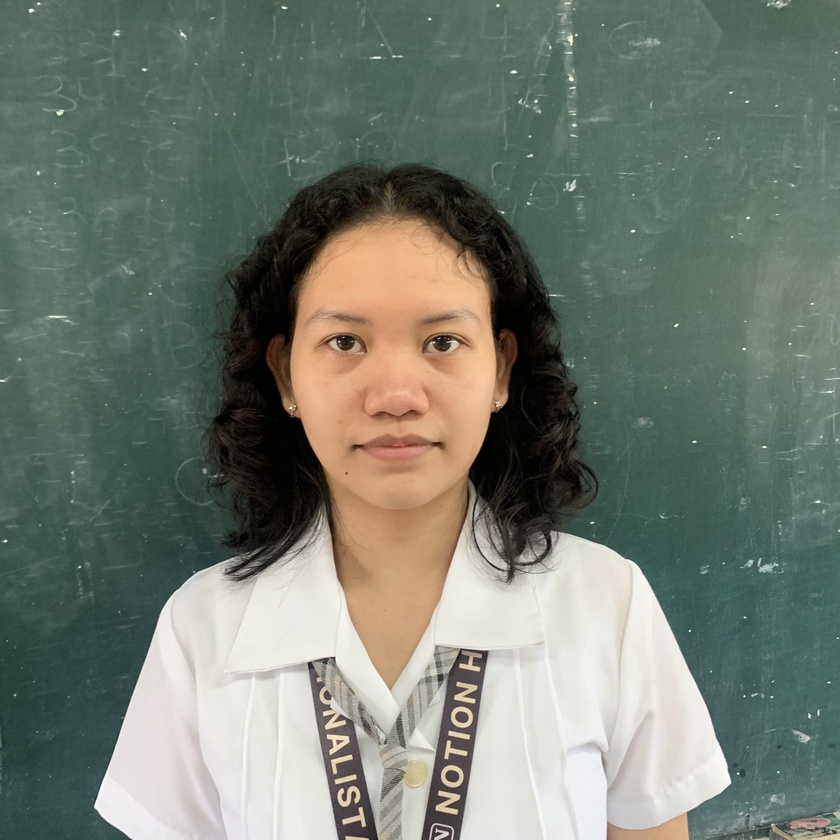
#> input picture 01_Training_Dataset/01_Dataset/Angelica/Angelica.4.0.jpg, 840 x 840 px, shrunk from 3024 x 3024 before the run, found by its file name; its folder holds only this picture in this run
$ python training.py
#> lines starting #> are read from the running program, lines starting #| are printed output that depends on the picture
import cv2
import numpy as np
import os
import re

def load_images_from_folder(dataset_path):
    all_faces = []
    all_labels = []
    label2name = {"Angelica": 0, "Julia": 1, "Kiara": 2, "Sean": 3}
    name2label = {v: k for k, v in label2name.items()}

    total_images = 0
    for name, label in label2name.items():
        person_folder = os.path.join(dataset_path, name)
        if not os.path.isdir(person_folder):
            continue

        images_count = 0
        for file in os.listdir(person_folder):
            img_path = os.path.join(person_folder, file)
            img = cv2.imread(img_path, cv2.IMREAD_GRAYSCALE)
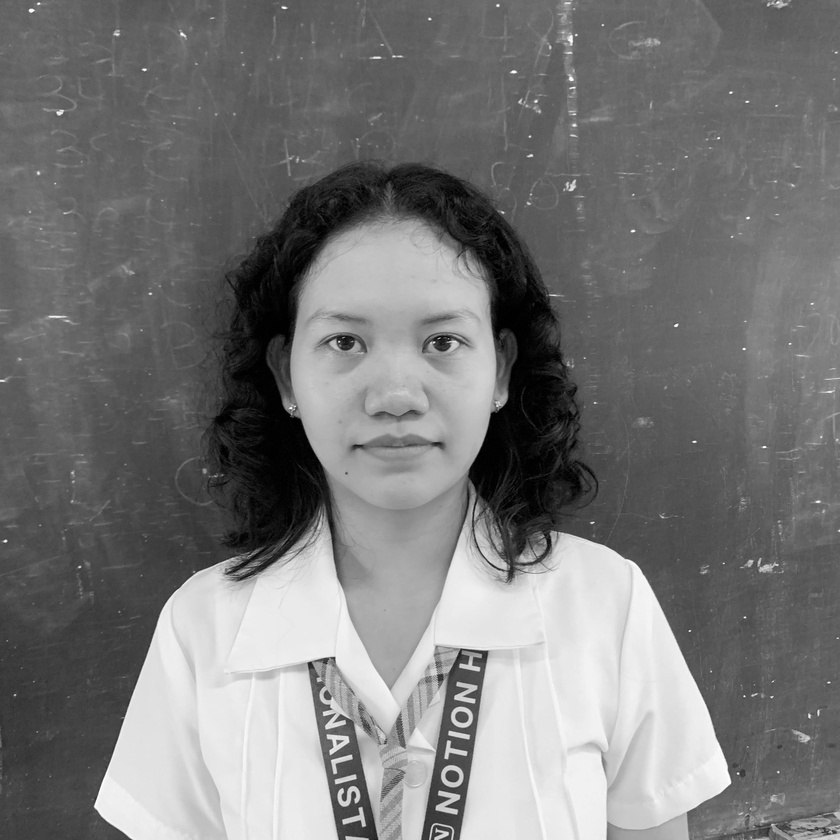
#> img: shape (840, 840); min 0, max 255, mean 120.1
            if img is not None:
                all_faces.append(img)
                all_labels.append(label)
                images_count += 1
                total_images += 1

        print(f"Loaded {images_count} images for {name} (Label {label})")
#> pass 2 of the loop in load_images_from_folder, `for name, label in label2name.items():`:
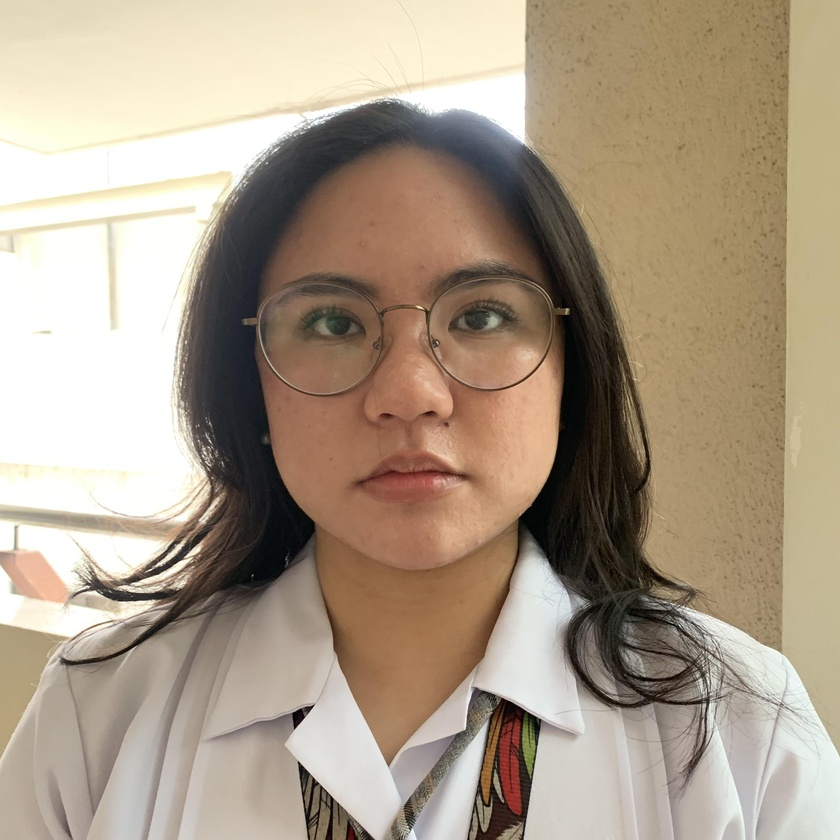
#> input picture 01_Training_Dataset/01_Dataset/Julia/Julia.1.0.jpg, 840 x 840 px, shrunk from 3024 x 3024 before the run, found by its file name
#> in load_images_from_folder, `img = cv2.imread(img_path, cv2.IMREAD_GRAYSCALE)`:
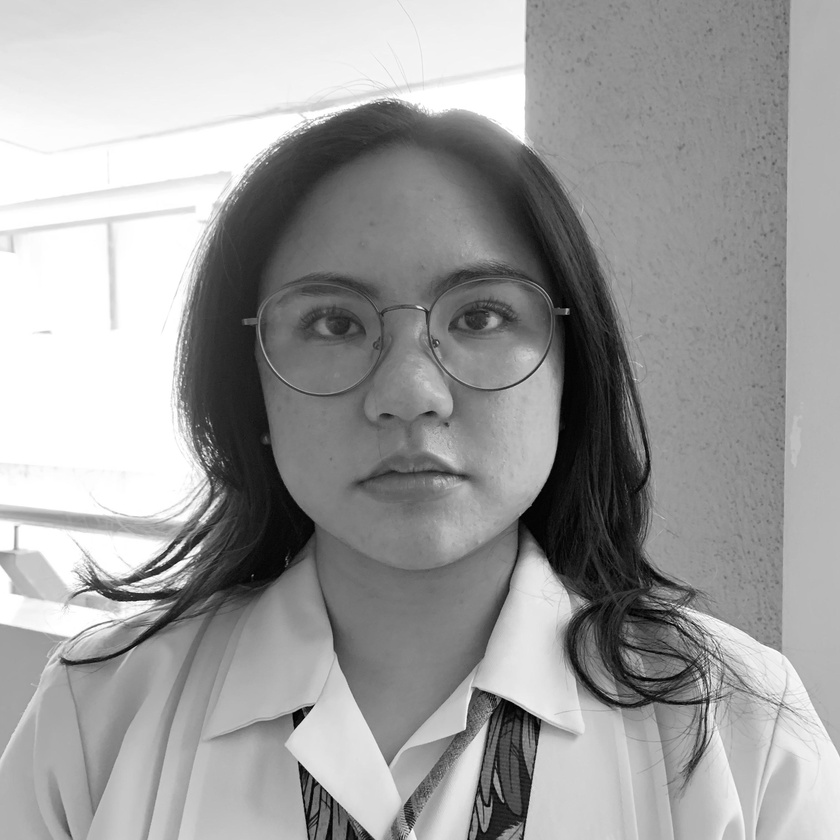
#> img: shape (840, 840); min 0, max 255, mean 158.1

    print(f"\nTotal images loaded: {total_images}")
    return all_faces, all_labels, name2label

def train_face_recognizer():
    dataset_path = r"D:\Github\Project\Live-Feed-Camera-Face-Recognition\01_Training_Dataset\01_Dataset"
    print("Loading images from dataset...")
    all_faces, all_labels, name2label = load_images_from_folder(dataset_path)

    if len(all_faces) == 0:
        print("No face images found in dataset folder. Exiting training.")
        exit(1)

    print(f"Training the face recognizer with {len(all_faces)} images...")
    recognizer = cv2.face.LBPHFaceRecognizer_create()
    recognizer.train(all_faces, np.array(all_labels))
    recognizer.save("trainingData.yml")

    print("\nTraining complete. Model saved to 'trainingData.yml'.")
    print("Label mapping:", name2label)
    return name2label


def main():
    name2label = train_face_recognizer()
    print("Face recognition training finished. You can now test with new images.")

if __name__ == '__main__':
    main()
